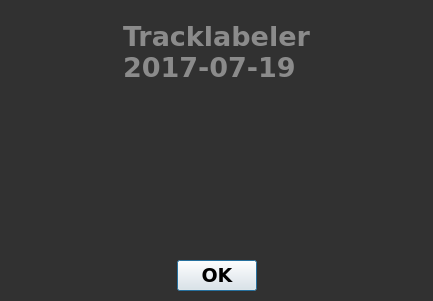
<?xml version="1.0" encoding="UTF-8"?>
<ui version="4.0">
 <class>AboutDialog</class>
 <widget class="QDialog" name="AboutDialog">
  <property name="geometry">
   <rect>
    <x>0</x>
    <y>0</y>
    <width>433</width>
    <height>301</height>
   </rect>
  </property>
  <property name="windowTitle">
   <string>About Tracklabeler</string>
  </property>
  <property name="styleSheet">
   <string notr="true">#AboutDialog{background-color: #313131;}
QLabel{color: #8b8b8b;}</string>
  </property>
  <layout class="QVBoxLayout" name="verticalLayout">
   <property name="topMargin">
    <number>20</number>
   </property>
   <property name="bottomMargin">
    <number>10</number>
   </property>
   <item>
    <layout class="QHBoxLayout" name="horizontalLayout_2">
     <item>
      <spacer name="horizontalSpacer_3">
       <property name="orientation">
        <enum>Qt::Horizontal</enum>
       </property>
       <property name="sizeHint" stdset="0">
        <size>
         <width>40</width>
         <height>20</height>
        </size>
       </property>
      </spacer>
     </item>
     <item>
      <widget class="QLabel" name="label_4">
       <property name="font">
        <font>
         <family>DejaVu Sans</family>
         <pointsize>20</pointsize>
         <weight>75</weight>
         <bold>true</bold>
         <strikeout>false</strikeout>
        </font>
       </property>
       <property name="text">
        <string>Tracklabeler
2017-07-19</string>
       </property>
       <property name="alignment">
        <set>Qt::AlignLeading|Qt::AlignLeft|Qt::AlignVCenter</set>
       </property>
      </widget>
     </item>
     <item>
      <spacer name="horizontalSpacer_4">
       <property name="orientation">
        <enum>Qt::Horizontal</enum>
       </property>
       <property name="sizeHint" stdset="0">
        <size>
         <width>40</width>
         <height>20</height>
        </size>
       </property>
      </spacer>
     </item>
    </layout>
   </item>
   <item>
    <spacer name="verticalSpacer_2">
     <property name="orientation">
      <enum>Qt::Vertical</enum>
     </property>
     <property name="sizeHint" stdset="0">
      <size>
       <width>20</width>
       <height>40</height>
      </size>
     </property>
    </spacer>
   </item>
   <item>
    <layout class="QHBoxLayout" name="horizontalLayout_3">
     <item>
      <spacer name="horizontalSpacer_5">
       <property name="orientation">
        <enum>Qt::Horizontal</enum>
       </property>
       <property name="sizeHint" stdset="0">
        <size>
         <width>40</width>
         <height>20</height>
        </size>
       </property>
      </spacer>
     </item>
     <item>
      <widget class="QLabel" name="label_2">
       <property name="minimumSize">
        <size>
         <width>240</width>
         <height>118</height>
        </size>
       </property>
       <property name="maximumSize">
        <size>
         <width>240</width>
         <height>118</height>
        </size>
       </property>
       <property name="text">
        <string/>
       </property>
       <property name="pixmap">
        <pixmap resource="images.qrc">:/images/sensetime-logo.png</pixmap>
       </property>
       <property name="scaledContents">
        <bool>true</bool>
       </property>
       <property name="alignment">
        <set>Qt::AlignCenter</set>
       </property>
      </widget>
     </item>
     <item>
      <spacer name="horizontalSpacer_6">
       <property name="orientation">
        <enum>Qt::Horizontal</enum>
       </property>
       <property name="sizeHint" stdset="0">
        <size>
         <width>40</width>
         <height>20</height>
        </size>
       </property>
      </spacer>
     </item>
    </layout>
   </item>
   <item>
    <layout class="QHBoxLayout" name="horizontalLayout_4">
     <property name="spacing">
      <number>0</number>
     </property>
     <property name="bottomMargin">
      <number>0</number>
     </property>
    </layout>
   </item>
   <item>
    <spacer name="verticalSpacer">
     <property name="orientation">
      <enum>Qt::Vertical</enum>
     </property>
     <property name="sizeHint" stdset="0">
      <size>
       <width>20</width>
       <height>40</height>
      </size>
     </property>
    </spacer>
   </item>
   <item>
    <layout class="QHBoxLayout" name="horizontalLayout">
     <item>
      <spacer name="horizontalSpacer">
       <property name="orientation">
        <enum>Qt::Horizontal</enum>
       </property>
       <property name="sizeHint" stdset="0">
        <size>
         <width>40</width>
         <height>20</height>
        </size>
       </property>
      </spacer>
     </item>
     <item>
      <widget class="QPushButton" name="pushButton">
       <property name="font">
        <font>
         <family>DejaVu Sans</family>
         <pointsize>14</pointsize>
         <weight>75</weight>
         <bold>true</bold>
        </font>
       </property>
       <property name="text">
        <string>OK</string>
       </property>
      </widget>
     </item>
     <item>
      <spacer name="horizontalSpacer_2">
       <property name="orientation">
        <enum>Qt::Horizontal</enum>
       </property>
       <property name="sizeHint" stdset="0">
        <size>
         <width>40</width>
         <height>20</height>
        </size>
       </property>
      </spacer>
     </item>
    </layout>
   </item>
  </layout>
 </widget>
 <resources>
  <include location="images.qrc"/>
 </resources>
 <connections/>
</ui>
